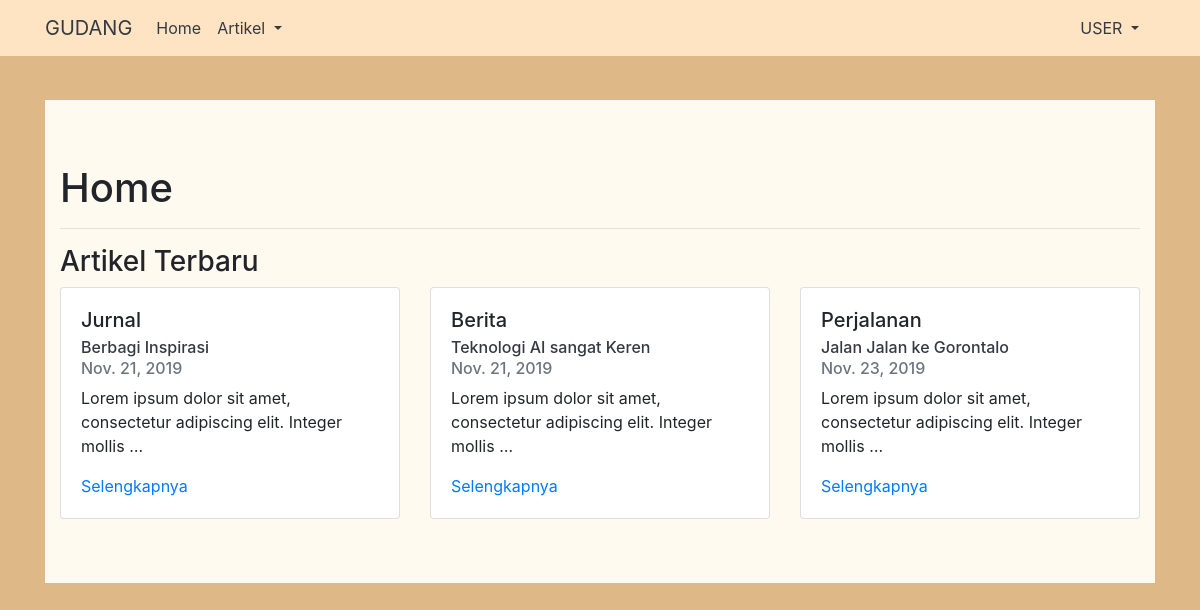
The page / on the database its author committed.
### artikel/models.py (models this page shows, shortened)
class Artikel(models.Model):
	judul		= models.CharField(max_length=255)
	isi			= models.TextField()
	kategori	= models.CharField(max_length=255)
	published	= models.DateTimeField(auto_now_add=True)
	updated		= models.DateTimeField(auto_now=True)
	slug 		= models.SlugField(blank=True,editable=False)

### artikel/views.py (the view)
# urls.py: url(r'^$', ArtikelHome.as_view(),name='index'),
class ArtikelHome(TemplateView,ArtikelPerKategori):
	template_name = 'artikel/index.html'
	def get_latest_artikel_each_kategori(self):
		kategori_list = self.model.objects.values_list('kategori', flat=True).distinct()
		queryset = []
		for kategori in kategori_list:
			artikel = self.model.objects.filter(kategori=kategori).latest('published')
			queryset.append(artikel)
		return queryset
	def get_context_data(self):
		querysets = self.get_latest_artikel_each_kategori()
		context = {
			'latest_artikel_list':querysets,
			'page_title':'Home',
		}
		return context

### artikel/templates/artikel/index.html (shortened to what this page needs)
{% extends "base.html" %}
{% block contents %}
	<h1>Home</h1>
	<hr>
	<h3>Artikel Terbaru</h3>
	<div class="row">
	{% for artikel in latest_artikel_list %}
		<div class="col-sm-4">
			<div class="card">
				<div class="card-body">
					<h5 class="card-title">{{artikel.kategori}}</h5>
					<h6 class="card-subtitle mb-2 text-dark">{{artikel.judul}}</h6>
					<h6 class="card-subtitle mb-2 text-muted">{{artikel.published|date}}</h6>
					<p class="card-text">{{artikel.isi|truncatewords:10}}</p>
					<a class="card-link" href="{% url 'artikel:detail' artikel.slug %}">Selengkapnya</a>
				</div>
			</div>
		</div>
	{% endfor %}
</div>
{% endblock contents %}

### static/vendoor/custom/custom.css (style rules this page uses)
body { background-color: #DEB887; }

### rows shown on the page
Artikel: kategori "Jurnal", judul "Berbagi Inspirasi", published "Nov. 21, 2019", isi "Lorem ipsum dolor sit amet, consectetur adipiscing elit. Integer mollis …"
Artikel: kategori "Berita", judul "Teknologi AI sangat Keren", published "Nov. 21, 2019", isi "Lorem ipsum dolor sit amet, consectetur adipiscing elit. Integer mollis …"
Artikel: kategori "Perjalanan", judul "Jalan Jalan ke Gorontalo", published "Nov. 23, 2019", isi "Lorem ipsum dolor sit amet, consectetur adipiscing elit. Integer mollis …"
